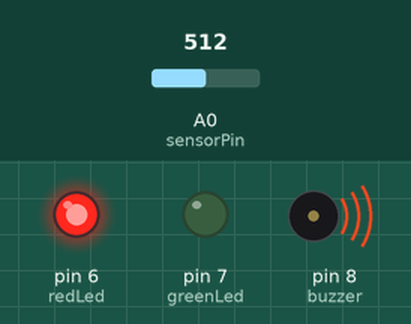
A sketch run on a simulated Arduino Uno, built with avr-gcc and run on an emulated ATmega328P. Shown: output pins drawn as LEDs (lit = HIGH), buzzer (waves = sounding). The inputs (shaded band) are chosen by the test bench; at power-on: A0 (sensorPin) = 512.

Above: at 1.3 s.
1.4 s: A0 (sensorPin) set to 214
2.9 s: A0 (sensorPin) set to 188
At 3.9 s:
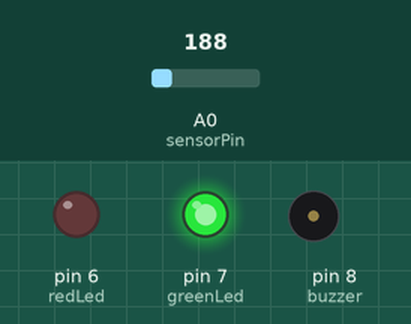
4.5 s: A0 (sensorPin) set to 306
At 5.1 s:
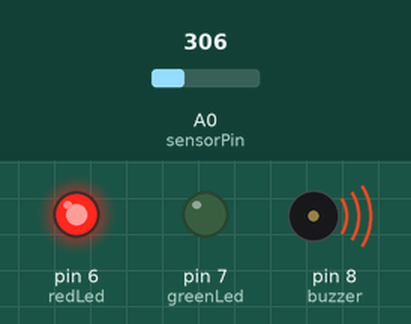
6.0 s: A0 (sensorPin) set to 122
At 7.4 s:
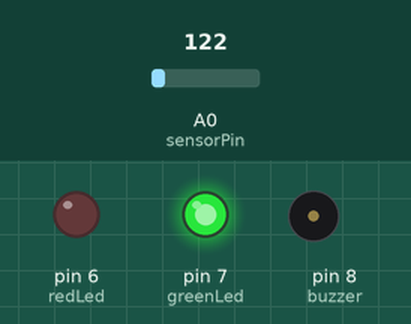
Timing chart, 0 to 8.5 s (numbered marks = the images above; inputs shaded):
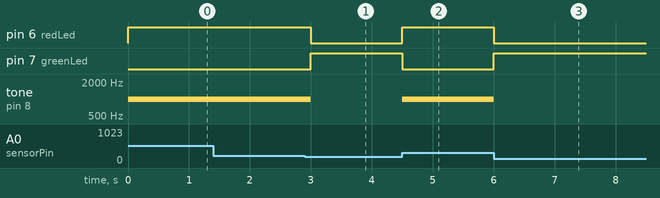

Measured:
- the behaviour switches between 205 and 204 on A0 (sensorPin) (found by bisection; images 0 and 1)
- after the input at 1.4 s, every drawn part: stays the same
- after the input at 2.9 s, pin 6 (redLed): HIGH → LOW after 0.10 s; pin 7 (greenLed): LOW → HIGH after 0.10 s; tone on pin 8 (buzzer): 1000 Hz → silent after 0.10 s
- after the input at 4.5 s, pin 6 (redLed): LOW → HIGH at once; pin 7 (greenLed): HIGH → LOW at once; tone on pin 8 (buzzer): silent → 1000 Hz at once
- after the input at 6.0 s, pin 6 (redLed): HIGH → LOW at once; pin 7 (greenLed): LOW → HIGH at once; tone on pin 8 (buzzer): 1000 Hz → silent at once

The sketch:

alram.ino
```cpp
int sensorPin = A0;
int redLed = 6;
int greenLed = 7;
int buzzer = 8;

void setup()
{
  pinMode(redLed, OUTPUT);
  pinMode(greenLed, OUTPUT);
  pinMode(buzzer, OUTPUT);
}

void loop()
{
  int value = analogRead(sensorPin);

  float voltage = value * 5.0 / 1023.0;
  float temp = (voltage - 0.5) * 100.0;

  if(temp > 50)
  {
    digitalWrite(redLed, HIGH);
    digitalWrite(greenLed, LOW);
    tone(buzzer, 1000);
  }
  else
  {
    digitalWrite(redLed, LOW);
    digitalWrite(greenLed, HIGH);
    noTone(buzzer);
  }

  delay(500);
}
```
